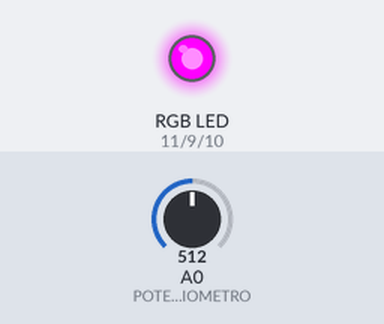
A sketch run on a simulated Arduino Uno, built with avr-gcc and run on an emulated ATmega328P. Parts: an RGB LED mixed from three pins (HIGH = lit). Inputs (shaded band) come from the test bench; at power-on: A0 (POTENCIOMETRO) = 512.

Above: at 1.2 s.
1.3 s: A0 (POTENCIOMETRO) set to 669
2.8 s: A0 (POTENCIOMETRO) set to 693
At 3.5 s:
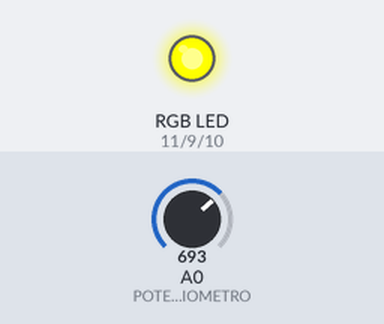
4.3 s: A0 (POTENCIOMETRO) set to 511
At 4.6 s:
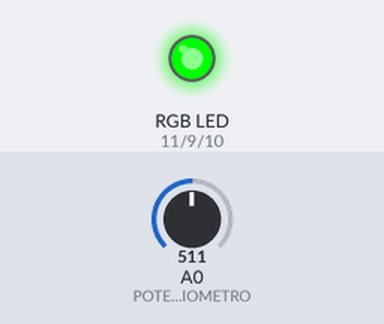
5.8 s: A0 (POTENCIOMETRO) set to 357
7.3 s: A0 (POTENCIOMETRO) set to 322
At 8.1 s:
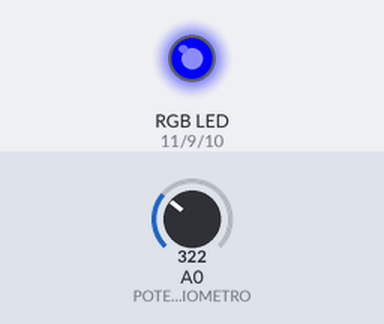
8.8 s: A0 (POTENCIOMETRO) set to 716
At 9.2 s:
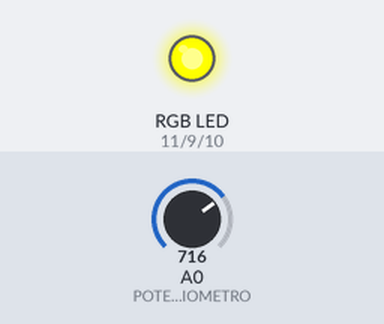
Timing chart, 0 to 11.3 s (numbered marks = the images above; inputs shaded):
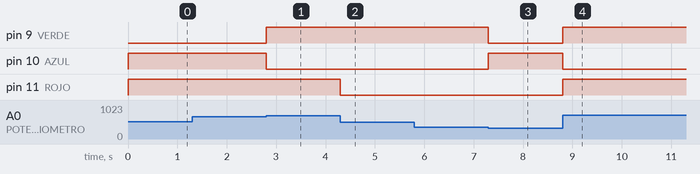

Measured:
- the behaviour switches between 681 and 682 on A0 (POTENCIOMETRO) (found by bisection; images 0 and 1)
- the behaviour switches between 341 and 340 on A0 (POTENCIOMETRO) (found by bisection; images 2 and 3)
- after the input at 1.3 s, every drawn part: stays the same
- after the input at 2.8 s, pin 9 (VERDE): LOW → HIGH at once; pin 10 (AZUL): HIGH → LOW at once
- after the input at 4.3 s, pin 11 (ROJO): HIGH → LOW at once
- after the input at 5.8 s, every drawn part: stays the same
- after the input at 7.3 s, pin 9 (VERDE): HIGH → LOW at once; pin 10 (AZUL): LOW → HIGH at once
- after the input at 8.8 s, pin 9 (VERDE), pin 11 (ROJO): LOW → HIGH at once; pin 10 (AZUL): HIGH → LOW at once

The sketch:

RGBpotenciometro.ino
```cpp
/*
Esta practica consiste en el control de un RGB a partir
de un potenciometro conectado a una entrada analogica del
arduino
*/


#define ROJO 11
#define AZUL 10
#define VERDE 9
#define POTENCIOMETRO A0

void digitalWriteRGB(byte red, byte blue, byte green)
{
  digitalWrite(ROJO, red);
  digitalWrite(AZUL, blue);
  digitalWrite(VERDE, green);
}

void setup()
{
  pinMode(ROJO, OUTPUT);
  pinMode(AZUL, OUTPUT);
  pinMode(VERDE, OUTPUT);
}

void loop()
{
  int Valorpotenciometro = analogRead(POTENCIOMETRO);
  int mode = map(Valorpotenciometro, 0, 1023, 0, 6);

  switch (mode) {
    case 0:
      digitalWriteRGB(HIGH, LOW, LOW);
      break;
    case 1:
      digitalWriteRGB(LOW, HIGH, LOW);
      break;
    case 2:
      digitalWriteRGB(LOW, LOW, HIGH);
      break;
    case 3:
      digitalWriteRGB(HIGH, HIGH, LOW);
      break;
    case 4:
      digitalWriteRGB(HIGH, LOW, HIGH);
      break;
    case 5:
      digitalWriteRGB(LOW, HIGH, HIGH);
      break;
    case 6:
      digitalWriteRGB(HIGH, HIGH, HIGH);
      break;
    default:
      digitalWriteRGB(LOW, LOW, LOW);
      break;
  }
}
```
